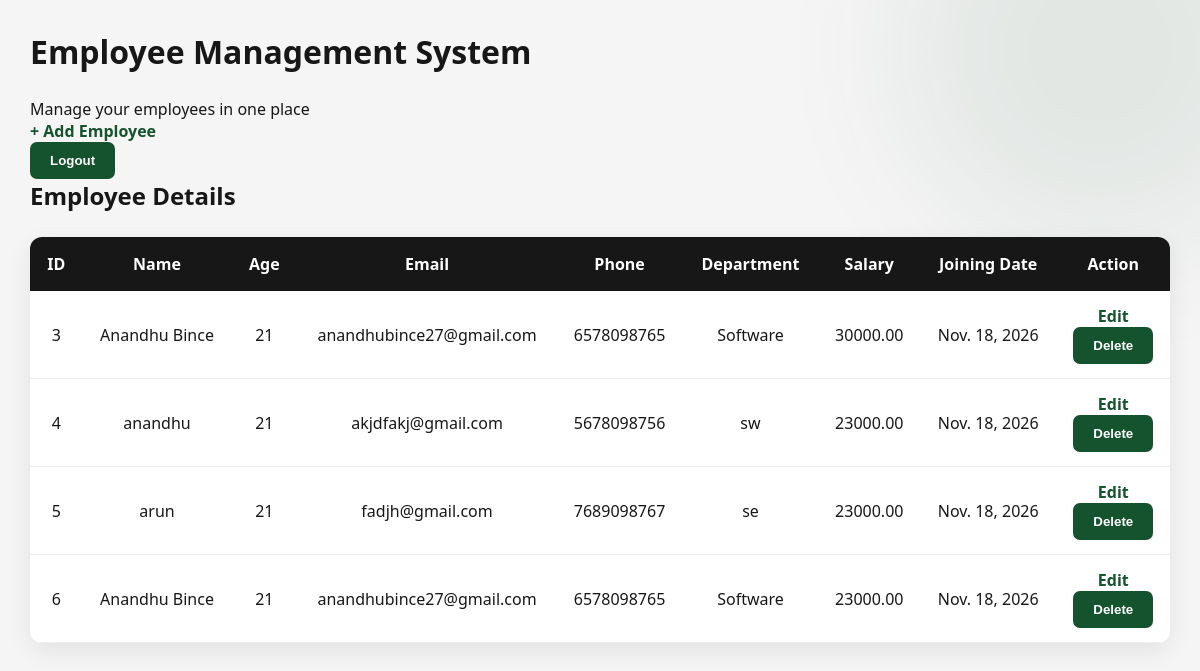
Page /employees/view/ (signed in) on the committed database.
### employees/models.py (models this page shows, shortened)
class Employee(models.Model):
    name= models.CharField(max_length=100)
    age=models.IntegerField()
    email=models.EmailField()
    phone=models.CharField(max_length=15)
    department=models.CharField(max_length=100)
    salary=models.DecimalField(max_digits=10, decimal_places=2)
    joining_date=models.DateField()

### employees/views.py (the view)
# urls.py: path('view/', views.view_employees, name='view_employees'),
@login_required
def view_employees(request):
    employees=Employee.objects.all()
    return render(request,'view_employees.html',{'employees':employees})

### employees/templates/view_employees.html (shortened to what this page needs)
{% load static %}
<!DOCTYPE html>
<html>
<head>
    <link rel="stylesheet" href="{% static 'employees/style.css' %}">
</head>
<body>
    <div class="dashboard-header">
        <h1>Employee Management System</h1>
        <p>Manage your employees in one place</p>
        <div class="dashboard-actions">
            <a href="{% url 'add_employee' %}" class="action-btn">
                + Add Employee
            </a>
            <form method="POST" action="{% url 'logout' %}">
                <button type="submit" class="logout-btn">
                    Logout
                </button>
            </form>
        </div>
    </div>
    <div class="table-container">
        <h2>Employee Details</h2>
        <table>
            <thead>
                <tr>
                    <th>ID</th>
                    <th>Name</th>
                    <th>Age</th>
                    <th>Email</th>
                    <th>Phone</th>
                    <th>Department</th>
                    <th>Salary</th>
                    <th>Joining Date</th>
                    <th>Action</th>
                </tr>
            </thead>
            <tbody>
                {% for employee in employees %}
                <tr>
                    <td>{{ employee.id }}</td>
                    <td>{{ employee.name }}</td>
                    <td>{{ employee.age }}</td>
                    <td>{{ employee.email }}</td>
                    <td>{{ employee.phone }}</td>
                    <td>{{ employee.department }}</td>
                    <td>{{ employee.salary }}</td>
                    <td>{{ employee.joining_date }}</td>
                    <td class="action-buttons">
                        <a href="{% url 'edit_employee' employee.id %}"
                           class="edit-btn">
                            Edit
                        </a>
                        <form method="POST"
                              action="{% url 'delete_employee' employee.id %}">
                            <button type="submit" class="delete-btn">
                                Delete
                            </button>
                        </form>
                    </td>
                </tr>
                {% empty %}
                <tr>
                    <td colspan="9">No employees found.</td>
                </tr>
                {% endfor %}
            </tbody>
        </table>
    </div>
</body>
</html>

### employees/static/employees/style.css (style rules this page uses)
* { margin: 0; padding: 0; box-sizing: border-box; }
:root { --charcoal: #171717; --forest: #14532D; --forest-light: #166534; --crimson: #DC2626; --white: #F5F5F5; --muted: #777; }
body { font-family: 'Segoe UI', Arial, sans-serif; background: var(--white); color: var(--charcoal); padding: 30px; overflow-x: hidden; }
body::before { content: ""; position: fixed; width: 400px; height: 400px; top: -150px; right: -100px; background: var(--forest); opacity: 0.08; border-radius: 50%; filter: blur(70px); z-index: -1; animation: float 7s ease-in-out infinite; pointer-events: none; }
h1 { color: var(--charcoal); margin-bottom: 25px; animation: slideDown 0.7s ease; }
table { animation: fadeUp 0.8s ease; }
button { background: var(--forest); color: white; border: none; padding: 11px 20px; border-radius: 7px; cursor: pointer; transition: all 0.3s ease; font-weight: 600; }
table { width: 100%; border-collapse: collapse; background: white; margin-top: 25px; border-radius: 12px; overflow: hidden; box-shadow: 0 8px 25px rgba(0,0,0,0.08); }
th { background: var(--charcoal); color: white; padding: 16px; text-align: center; }
td { padding: 14px; text-align: center; border-bottom: 1px solid #eee; }
tbody tr { transition: all 0.3s ease; }
a { text-decoration: none; color: var(--forest); font-weight: 600; transition: 0.3s ease; }
table { transform-style: preserve-3d; perspective: 1000px; transition: transform 0.4s ease; }

### rows in the picture
Employee: id "3", name "Anandhu Bince", age "21", email "anandhubince27@gmail.com", phone "6578098765", department "Software", salary "30000.00", joining_date "Nov. 18, 2026"
Employee: id "4", name "anandhu", age "21", email "akjdfakj@gmail.com", phone "5678098756", department "sw", salary "23000.00", joining_date "Nov. 18, 2026"
Employee: id "5", name "arun", age "21", email "fadjh@gmail.com", phone "7689098767", department "se", salary "23000.00", joining_date "Nov. 18, 2026"
Employee: id "6", name "Anandhu Bince", age "21", email "anandhubince27@gmail.com", phone "6578098765", department "Software", salary "23000.00", joining_date "Nov. 18, 2026"
